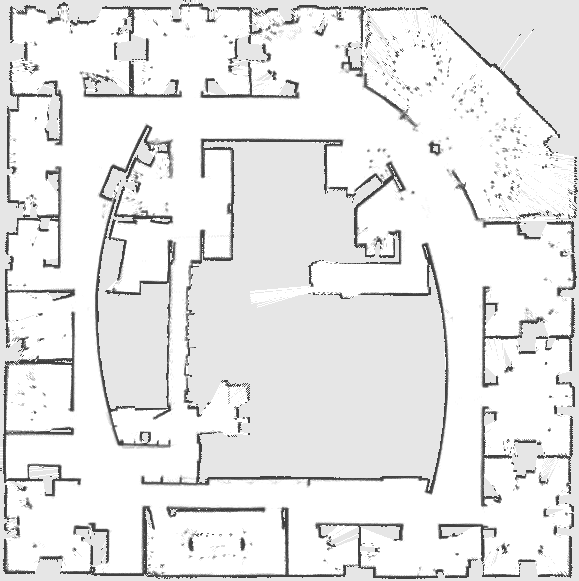
#> input picture src/bitmaps/intel.png, 579 x 581 px
$ python clean_map.py   (Python 2 division)   (older library calls are emulated)
#> lines starting #> are read from the running program, lines starting #| are printed output that depends on the picture; after the words box and inside, x2 and y2 are one past the last pixel; in counts of white or black regions, pixels touching at a corner belong together
#!/usr/bin/env python
import numpy as np
import cv2
import matplotlib.pyplot as plt
import matplotlib.image as mpimg


def hitmiss(src, kernel):
    im = src / 255
    k1 = (kernel == 1).astype('uint8')
    k2 = (kernel == -1).astype('uint8')
    e1 = cv2.erode(im, k1, borderType=cv2.BORDER_CONSTANT)
    e2 = cv2.erode(1-im, k2, borderType=cv2.BORDER_CONSTANT)
    return e1 & e2


if __name__ == "__main__":
#    img = cv2.imread('bitmaps/intel.png', cv2.CV_LOAD_IMAGE_GRAYSCALE)
#    _, im_binary = cv2.threshold(img, 50, 255, cv2.THRESH_BINARY)

#    kernel = np.array([[-1,-1, 1],
#                       [-1, 1, 1],
#                       [-1,-1, 1]])
#
#    im_mask = np.zeros(im_binary.shape, np.uint8)
#
#    im_mask |= hitmiss(im_binary, kernel)
#    im_mask |= hitmiss(im_binary, np.fliplr(kernel))
#    im_mask |= hitmiss(im_binary, kernel.T)
#    im_mask |= hitmiss(im_binary, np.flipud(kernel.T))
#
#    im_dst = im_binary & ((1 - im_mask) * 255)

    img = cv2.imread('bitmaps/intel.png')
#> img is the input picture: shape (581, 579, 3); min 64, max 255, mean 232.7
    img_bw = 255*(cv2.cvtColor(img, cv2.COLOR_BGR2GRAY) > 10).astype('uint8')
#> img_bw: shape (581, 579); every value is 255
    se1 = cv2.getStructuringElement(cv2.MORPH_RECT, (5,5))
    se2 = cv2.getStructuringElement(cv2.MORPH_RECT, (2,2))
    mask = cv2.morphologyEx(img_bw, cv2.MORPH_CLOSE, se1)
    mask = cv2.morphologyEx(mask, cv2.MORPH_OPEN, se2)
    mask = cv2.morphologyEx(mask, cv2.MORPH_CLOSE, se1)
    mask = cv2.morphologyEx(mask, cv2.MORPH_OPEN, se2)

    mask = np.dstack([mask, mask, mask]) / 255
#> mask: shape (581, 579, 3); every value is 1
    out = img * mask
#    cv2.imshow('Output', out)
    cv2.waitKey(0)
    cv2.destroyAllWindows()
    im_gray = cv2.fastNlMeansDenoising(out,None,20,9,21)
    thresh = 200
    im_bw = cv2.threshold(im_gray, thresh, 255, cv2.THRESH_BINARY)[1]
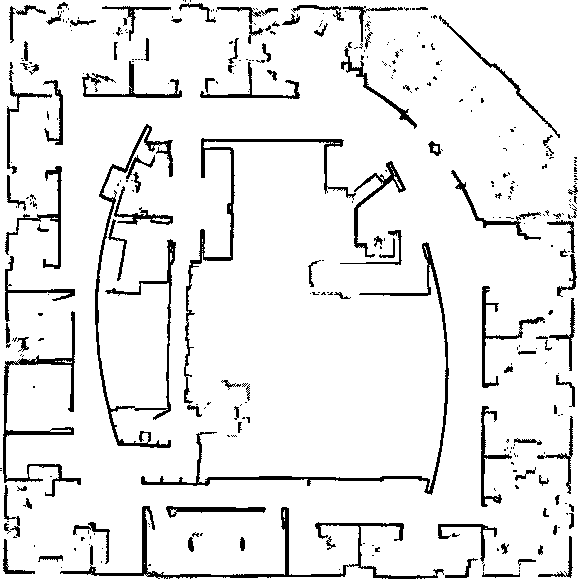
#> im_bw: shape (581, 579, 3); 91.6% white; 349 black regions (239 under 20 px), largest, box (x1, y1, x2, y2) and area: (95, 124, 176, 448) 2660, (60, 506, 444, 579) 2496, (141, 242, 449, 495) 2299
    cv2.imwrite('bitmaps/interl_cl.png', im_bw)
# [14 lines of commented-out code are left out]

$ run again, with src/bitmaps/SFU_1200x615.png copied over src/bitmaps/intel.png
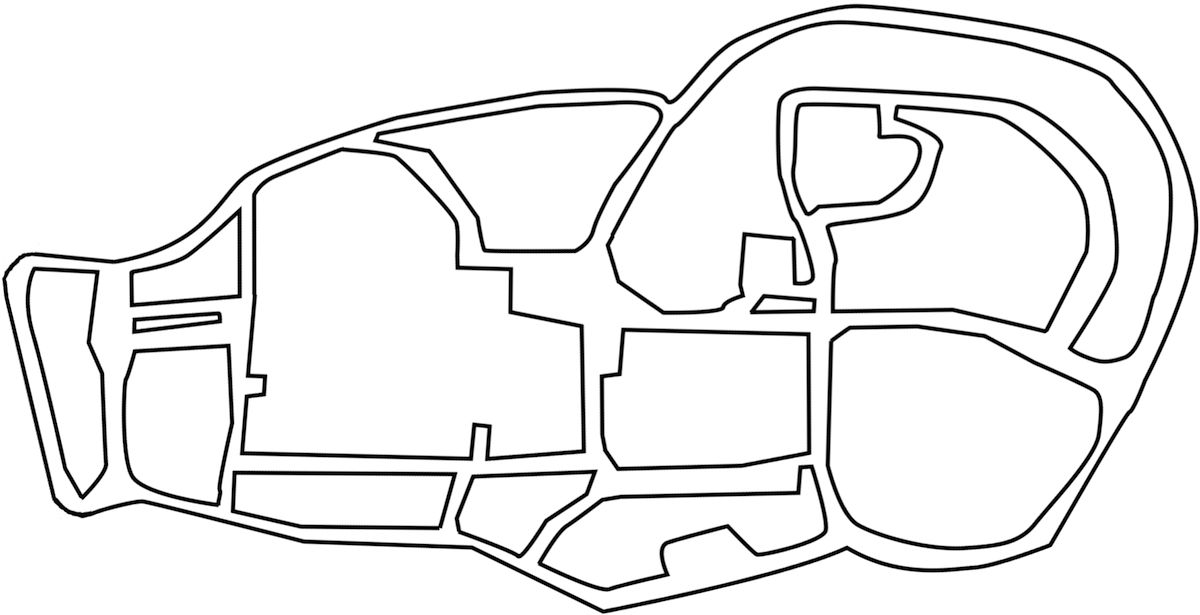
#> input picture src/bitmaps/SFU_1200x615.png, 1200 x 615 px
#> img is the input picture: shape (615, 1200, 3); mean B, G, R 237.1, 237.1, 237.1
#> `img_bw = 255*(cv2.cvtColor(img, cv2.COLOR_BGR2GRAY) > 10).astype('uint..`:
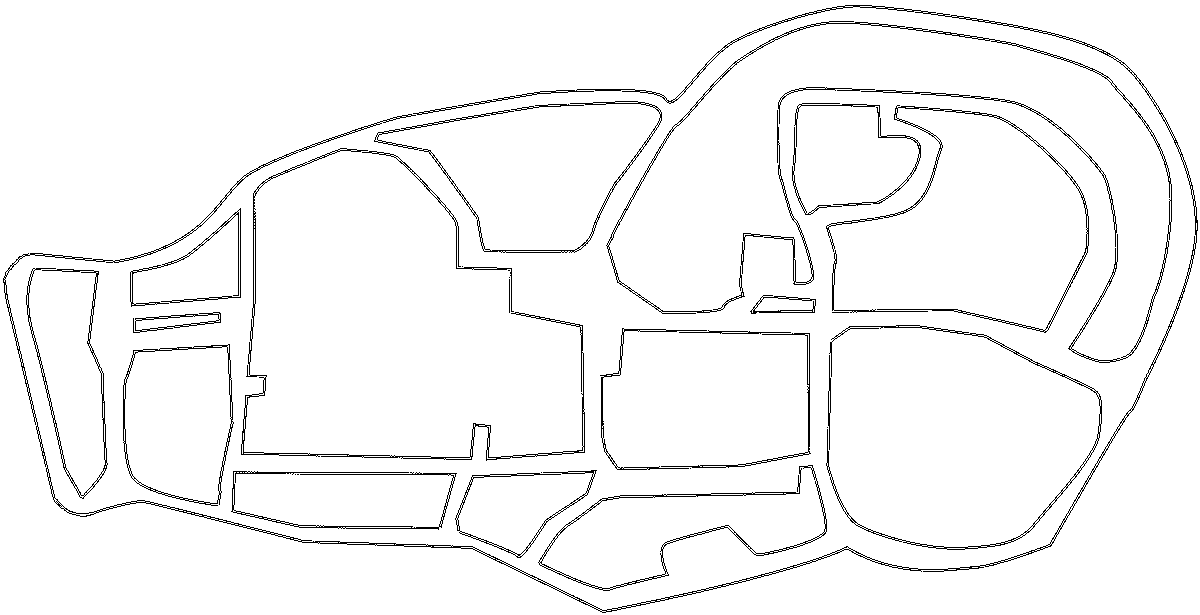
#> img_bw: shape (615, 1200); 96.5% white; black in thin lines or dots
#> `im_bw = cv2.threshold(im_gray, thresh, 255, cv2.THRESH_BINARY)[1]`:
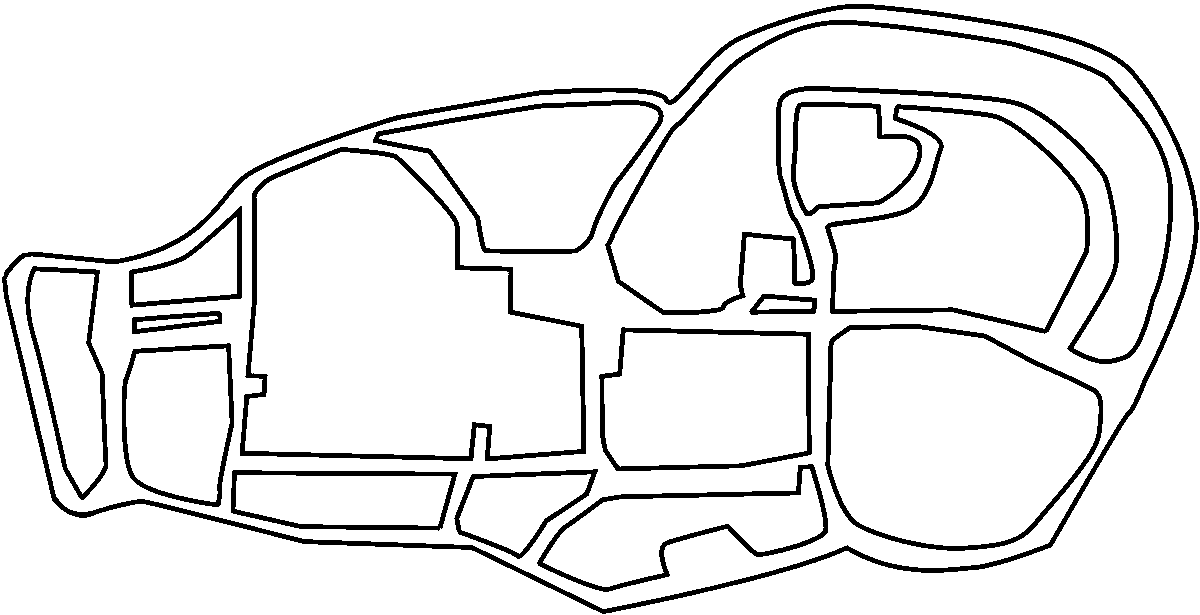
#> im_bw: shape (615, 1200, 3); 91.4% white; 16 black regions, largest, box (x1, y1, x2, y2) and area: (2, 4, 1199, 614) 14514, (605, 20, 1173, 364) 10017, (240, 147, 586, 461) 6205
